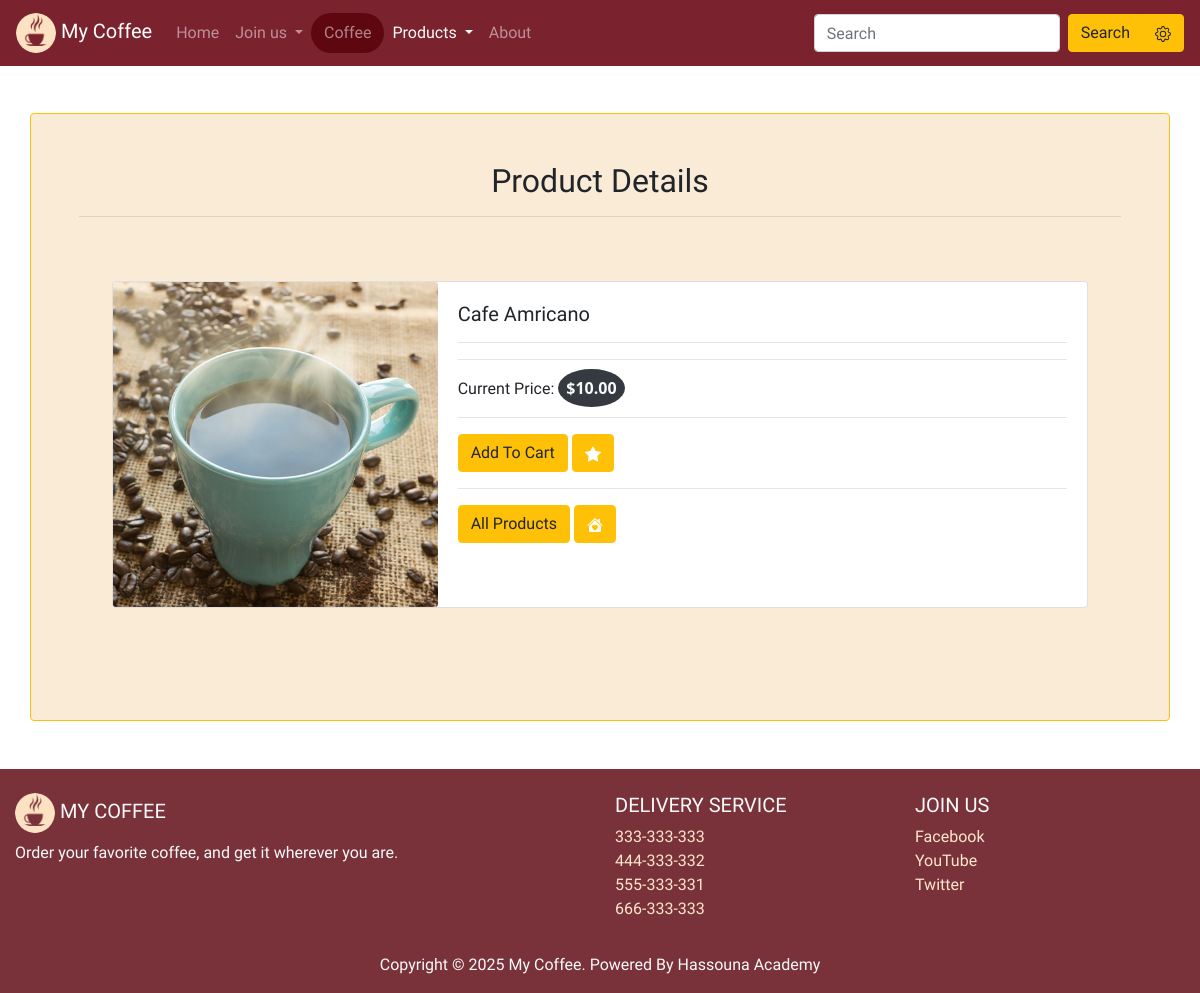
/products/1, run on the app's committed database.
### products/models.py (models this page shows, shortened)
class Product(models.Model):
    name = models.CharField(max_length=150)
    description = models.TextField()
    price = models.DecimalField(max_digits = 6, decimal_places=2)
    photo = models.ImageField(upload_to='photos/%Y/%m/%d/')
    is_active = models.BooleanField(default=True)
    publish_date = models.DateTimeField()
    class Meta:
        ordering = ['-publish_date']

### products/views.py (the view)
# urls.py: path('<int:pro_id>', views.product, name='product'),
def product(request, pro_id ):
    context = {
        'pro': get_object_or_404(Product, pk=pro_id)
    }
    return render (request, 'products/product.html', context)

### templates/products/product.html (shortened to what this page needs)
{% extends 'base.html' %}
{% load static %}
{% block content %}
    <div class="my-form container p-5 my-5 rounded border border-warning">
        <form id="frmaddtocart" action="{% url 'add_to_cart' %}">
            <h2 class="text-center">Product Details</h2>
            <hr>
            <section>
                  <div class="row p-5 " >
                    <div class="card mb-3 w-100" >
                      <div class="row no-gutters">
                        <div class="col-md-4">
                          <img src="{{ pro.photo.url }}" class="card-img" alt="...">
                        </div>
                        <div class="col-md-8">
                          <div class="card-body">
                            <h5 class="card-title" id="productName">{{ pro.name }}</h5>
                            <hr>
                            <hr>
                            <p class="card-text">Current Price: <span id="price" class="bg-dark text-light rounded-circle p-2">${{ pro.price }}</span></p>
                            <hr>
                            <button type="button" class="btn btn-warning"
                            data-toggle="modal" data-target="#exampleModal"
                             >Add To Cart
                            </button>
                            <a href="{% url 'product_favorite' pro_id=pro.id %}"
                             class="btn btn-warning text-white">
                            </a>
                            <hr>
                            <a href="{% url 'products' %}" class="btn btn-warning">All Products</a>
                            <a href="{% url 'index' %}" class="btn btn-warning text-white">
                            </a>
                          </div>
                        </div>
                      </div>
                    </div>
                  </div>
            </section>
        </form>
    </div>
{% endblock %}

### mycoffee/static/css/style.css (style rules this page uses)
html, body { height: 100%; width: 100%; }
a { color: rgb(255, 231, 204) ; }
body { font-family: 'Merienda', cursive; padding-top:65px; }
.my-form { background-color: antiquewhite; }
#price { font-family: 'Segoe UI', Tahoma, Geneva, Verdana, sans-serif; font-weight: bold; }

### data on the page
Product: photo (picture), name "Cafe Amricano", price "10.00"
